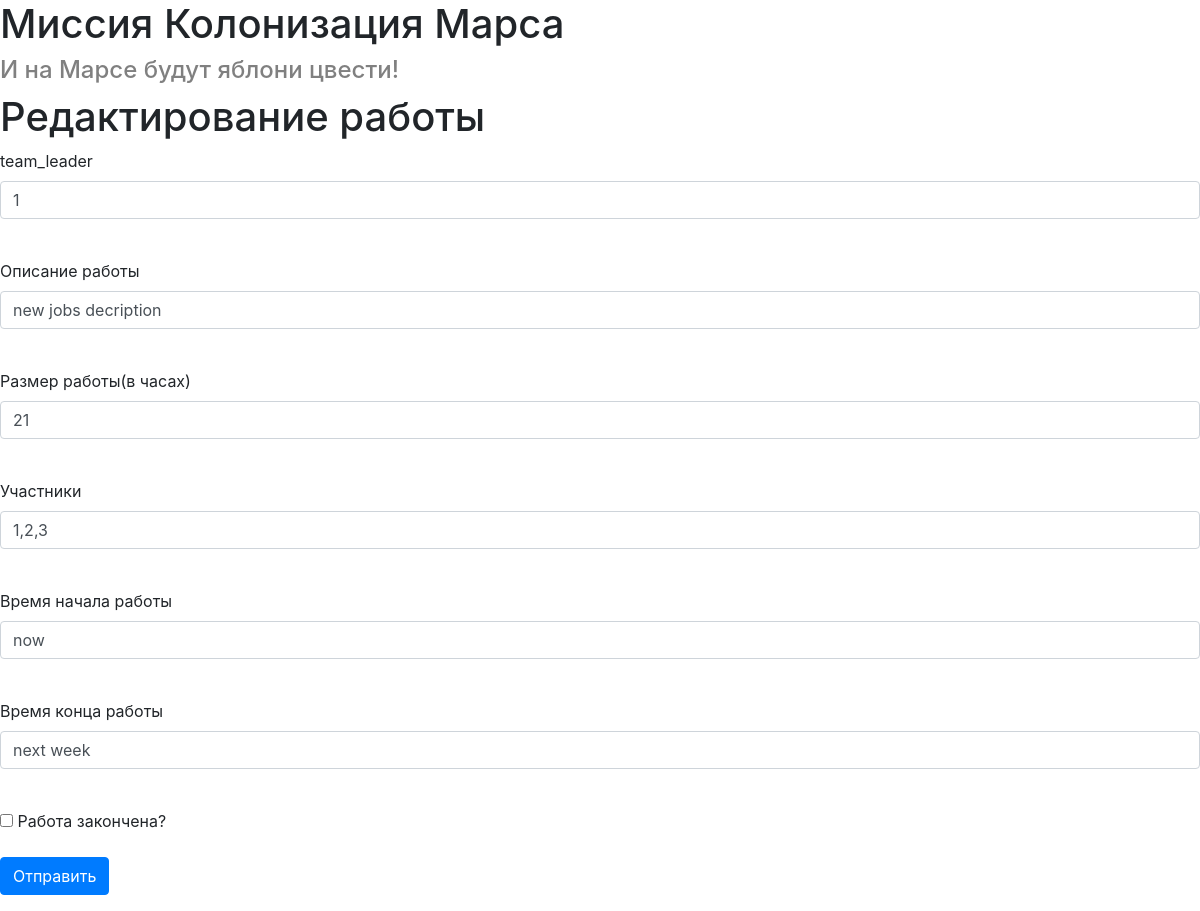
The page /job/5 (signed in) on the database its author committed.
### data/jobs.py (models this page shows)
class Jobs(SqlAlchemyBase, SerializerMixin):
    __tablename__ = 'jobs'
    id = sqlalchemy.Column(sqlalchemy.Integer,
                           primary_key=True, autoincrement=True)
    team_leader = sqlalchemy.Column(sqlalchemy.Integer,
                                    sqlalchemy.ForeignKey("users.id"))
    user = orm.relation('User')
    job = sqlalchemy.Column(sqlalchemy.String)
    work_size = sqlalchemy.Column(sqlalchemy.Integer)
    collaborators = sqlalchemy.Column(sqlalchemy.String)
    start_date = sqlalchemy.Column(sqlalchemy.String)
    end_date = sqlalchemy.Column(sqlalchemy.String)
    is_finished = sqlalchemy.Column(sqlalchemy.Boolean)
    creator = sqlalchemy.Column(sqlalchemy.Integer)

### server.py (the view, shortened to what this page needs)
@app.route('/job/<int:id>', methods=['GET', 'POST'])
def edit_news(id):
    form = JobsForm()
    if request.method == "GET":
        session = db_session.create_session()
        job = session.query(Jobs).filter(Jobs.id == id).first()
        if job and (current_user.id == job.creator or current_user.id == 1):
            form.job.data = job.job
            form.team_leader.data = job.team_leader
            form.work_size.data = job.work_size
            form.collaborators.data = job.collaborators
            form.start_date.data = job.start_date
            form.end_date.data = job.end_date
            form.is_finished.data = job.is_finished
        else:
            abort(404)
    return render_template('edit_job.html', title='Редактирование работы',
                           form=form)

### server.py
class JobsForm(FlaskForm):
    team_leader = StringField('team_leader', validators=[DataRequired()])
    job = StringField('Описание работы', validators=[DataRequired()])
    work_size = StringField('Размер работы(в часах)',
                            validators=[DataRequired()])
    collaborators = StringField('Участники', validators=[DataRequired()])
    start_date = StringField('Время начала работы', validators=[DataRequired()])
    end_date = StringField('Время конца работы', validators=[DataRequired()])
    is_finished = BooleanField('Работа закончена?')
    submit = SubmitField('Отправить')

### data/db_session.py (called while the page is built)
def create_session() -> Session:
    global __factory
    return __factory()

### server.py (called while the page is built)
@login_manager.user_loader
def load_user(user_id):
    s = db_session.create_session()
    return s.query(User).get(user_id)

### templates/edit_job.html (shortened to what this page needs)
{% extends "base.html" %}
{% block content %}
<h1>Редактирование работы</h1>
<form action="" method="post">
    <p>
        {{ form.team_leader.label }}<br>
        {{ form.team_leader(class="form-control") }}<br>
    </p>
    <p>
        {{ form.job.label }}<br>
        {{ form.job(class="form-control") }}<br>
    </p>
    <p>
        {{ form.work_size.label }}<br>
        {{ form.work_size(class="form-control") }}<br>
    </p>
    <p>
        {{ form.collaborators.label }}<br>
        {{ form.collaborators(class="form-control") }}<br>
    </p>
    <p>
        {{ form.start_date.label }}<br>
        {{ form.start_date(class="form-control") }}<br>
    </p>
    <p>
        {{ form.end_date.label }}<br>
        {{ form.end_date(class="form-control") }}<br>
    </p>
    <p>{{ form.is_finished() }} {{ form.is_finished.label }}</p>
    <p>{{ form.submit(type="submit", class="btn btn-primary") }}</p>
</form>
{% endblock %}

### rows shown on the page
Jobs: team_leader "1", job "new jobs decription", work_size "21", collaborators "1,2,3", start_date "now", end_date "next week"
